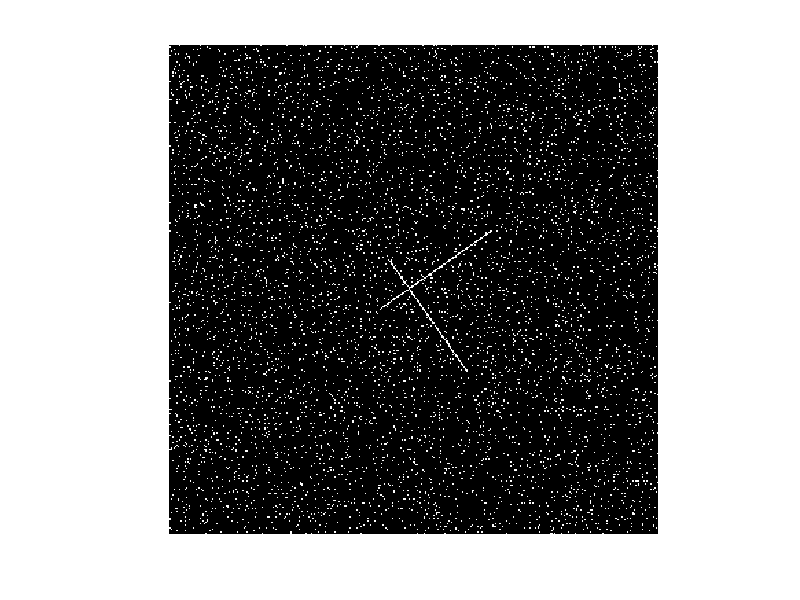
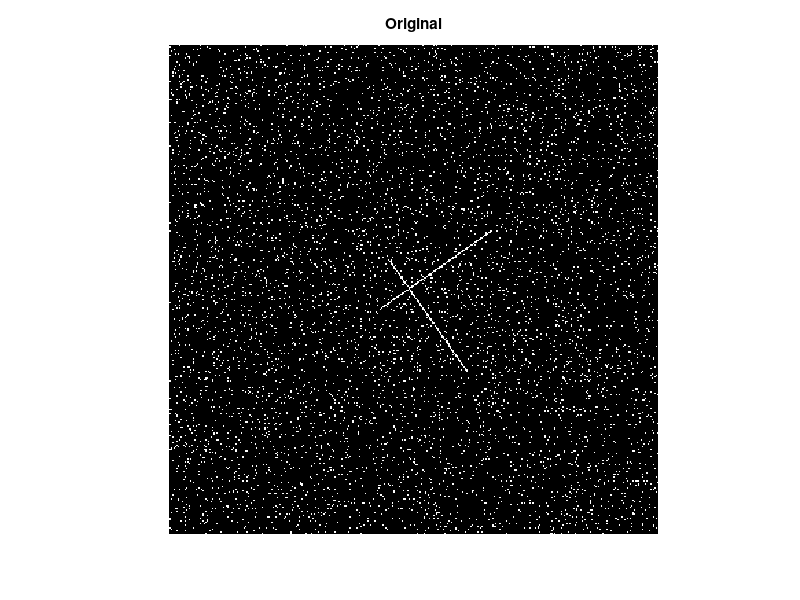

Source code (MATLAB) for these figures, in order: (Note: this script raises an error after producing the figures.)
%Lab 8.2
%Polar Hough Transform
%
%HKa oct. 2008

clear, close all;

%%Lines
dI=zeros(256,256);
dI(126,100:200)=1;
dI(100:200,126)=1;
dI=imrotate(dI,35);


%Salt/peber noise
p=0.1 %"power" in noise
x = rand(size(dI));
dI(find(x < p/2)) = 0;           % Minimum value
dI(find(x >= p/2 & x < p)) = 1; % Maximum (saturated) value
figure, imshow(dI)

dJ=dI;


figure, imshow(dI);title('Original')

diagonal=sqrt(sum(size(dI).^2));

H=zeros(diagonal,180);%Hough-image 1.index in degrees, 2. index dist from origo 1==dist_equal_0

for r=1:size(dI,1)
    for s=1:size(dI,2)
        if (dI(r,s)==1)%draw line i Hough-space ??
            for fi=1:180
                d=round(abs(r*cos(pi*fi/180)+s*sin(pi*fi/180)))+1;
                H(d,fi)=H(d,fi)+1;
            end;
        end;
    end;
end;

%Normalize Hough-space
H=H/max(H(:));

ss=find(H>.5);
G=zeros(size(H));
G(ss)=1;


figure, imshow(G);title('Hough space')
xlabel('angle from horizontal (in degrees)');ylabel('distance from origo (in pixels)');
axis on;


%Draw lines from Hough-space i original
[fi,d,p]=impixel;

dK=zeros(size(dJ));
for k=1:length(fi)
    for s=1:size(dJ,2)
        r=round(-tan(pi*fi(k)/180)*s + d(k)/cos(pi*fi(k)/180)); %Notice sign of d is gone, may result in displaced line
        if((1<r) & (r<size(dJ,1))) dK(r,s)=255; end;
    end;
end;
dK=double(dK)/255;

figure, imshow(dK+dJ); title('Original with lines')